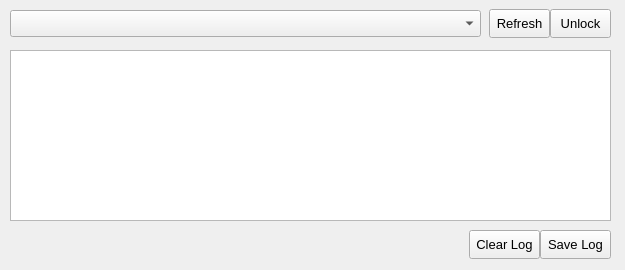
<?xml version="1.0" encoding="UTF-8"?>
<ui version="4.0">
 <class>QcSamUnlockWindow</class>
 <widget class="QMainWindow" name="QcSamUnlockWindow">
  <property name="geometry">
   <rect>
    <x>0</x>
    <y>0</y>
    <width>625</width>
    <height>270</height>
   </rect>
  </property>
  <property name="sizePolicy">
   <sizepolicy hsizetype="Fixed" vsizetype="Fixed">
    <horstretch>0</horstretch>
    <verstretch>0</verstretch>
   </sizepolicy>
  </property>
  <property name="minimumSize">
   <size>
    <width>625</width>
    <height>270</height>
   </size>
  </property>
  <property name="maximumSize">
   <size>
    <width>625</width>
    <height>270</height>
   </size>
  </property>
  <property name="contextMenuPolicy">
   <enum>Qt::DefaultContextMenu</enum>
  </property>
  <property name="acceptDrops">
   <bool>false</bool>
  </property>
  <property name="windowTitle">
   <string>QCSamUnlock BETA - OpenPST</string>
  </property>
  <property name="autoFillBackground">
   <bool>true</bool>
  </property>
  <property name="unifiedTitleAndToolBarOnMac">
   <bool>false</bool>
  </property>
  <widget class="QWidget" name="centralwidget">
   <widget class="QComboBox" name="portListComboBox">
    <property name="geometry">
     <rect>
      <x>10</x>
      <y>10</y>
      <width>471</width>
      <height>27</height>
     </rect>
    </property>
    <property name="font">
     <font>
      <pointsize>10</pointsize>
      <weight>50</weight>
      <bold>false</bold>
     </font>
    </property>
   </widget>
   <widget class="QPushButton" name="unlockButton">
    <property name="geometry">
     <rect>
      <x>550</x>
      <y>9</y>
      <width>61</width>
      <height>29</height>
     </rect>
    </property>
    <property name="font">
     <font>
      <pointsize>10</pointsize>
      <weight>50</weight>
      <bold>false</bold>
     </font>
    </property>
    <property name="text">
     <string>Unlock</string>
    </property>
   </widget>
   <widget class="QPushButton" name="clearLogButton">
    <property name="geometry">
     <rect>
      <x>469</x>
      <y>230</y>
      <width>71</width>
      <height>29</height>
     </rect>
    </property>
    <property name="font">
     <font>
      <pointsize>10</pointsize>
      <weight>50</weight>
      <bold>false</bold>
     </font>
    </property>
    <property name="text">
     <string>Clear Log</string>
    </property>
   </widget>
   <widget class="QPushButton" name="saveLogButton">
    <property name="geometry">
     <rect>
      <x>540</x>
      <y>230</y>
      <width>71</width>
      <height>29</height>
     </rect>
    </property>
    <property name="font">
     <font>
      <pointsize>10</pointsize>
      <weight>50</weight>
      <bold>false</bold>
     </font>
    </property>
    <property name="text">
     <string>Save Log</string>
    </property>
   </widget>
   <widget class="QPlainTextEdit" name="log">
    <property name="geometry">
     <rect>
      <x>10</x>
      <y>50</y>
      <width>601</width>
      <height>171</height>
     </rect>
    </property>
    <property name="font">
     <font>
      <pointsize>10</pointsize>
     </font>
    </property>
   </widget>
   <widget class="QPushButton" name="updatePortListButton">
    <property name="geometry">
     <rect>
      <x>489</x>
      <y>9</y>
      <width>61</width>
      <height>29</height>
     </rect>
    </property>
    <property name="font">
     <font>
      <pointsize>10</pointsize>
      <weight>50</weight>
      <bold>false</bold>
     </font>
    </property>
    <property name="text">
     <string>Refresh</string>
    </property>
   </widget>
  </widget>
 </widget>
 <resources/>
 <connections/>
</ui>
